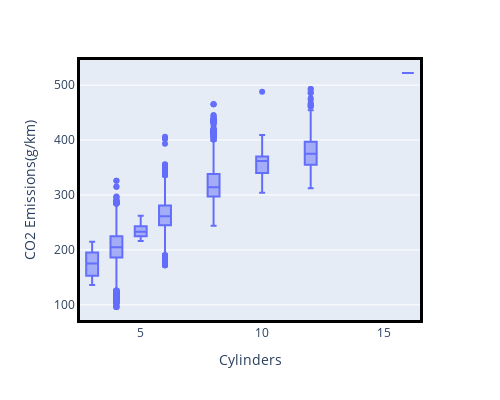

The notebook cell saved with this chart:
### Code cell
# plotly 테두리 강조하기
fig = px.box(df_co2, x='Cylinders', y='CO2 Emissions(g/km)', width=500, height=400)
fig.update_xaxes(showline=True, linecolor='black', linewidth=3, mirror=True) #MIRROR 인자 같이 지정
fig.update_yaxes(showline=True, linecolor='black', linewidth=3, mirror=True)
fig.show()

### Figure 1 — Plotly figure (JSON) as saved in the notebook; plotly's stock layout.template omitted (floating-point values rounded to 4 significant figures; data arrays with more than 128 entries replaced by an {"elided": "..."} marker saying what was removed)
{"data": [{"alignmentgroup": "True", "hovertemplate": "Cylinders=%{x}<br>CO2 Emissions(g/km)=%{y}<extra></extra>", "legendgroup": "", "marker": {"color": "#636efa"}, "name": "", "notched": false, "offsetgroup": "", "orientation": "v", "showlegend": false, "type": "box", "x": {"elided": "7385 int values"}, "x0": " ", "xaxis": "x", "y": {"elided": "7385 int values"}, "y0": " ", "yaxis": "y"}], "layout": {"boxmode": "group", "height": 400, "legend": {"tracegroupgap": 0}, "margin": {"t": 60}, "width": 500, "xaxis": {"anchor": "y", "domain": [0, 1], "linecolor": "black", "linewidth": 3, "mirror": true, "showline": true, "title": {"text": "Cylinders"}}, "yaxis": {"anchor": "x", "domain": [0, 1], "linecolor": "black", "linewidth": 3, "mirror": true, "showline": true, "title": {"text": "CO2 Emissions(g/km)"}}}}
